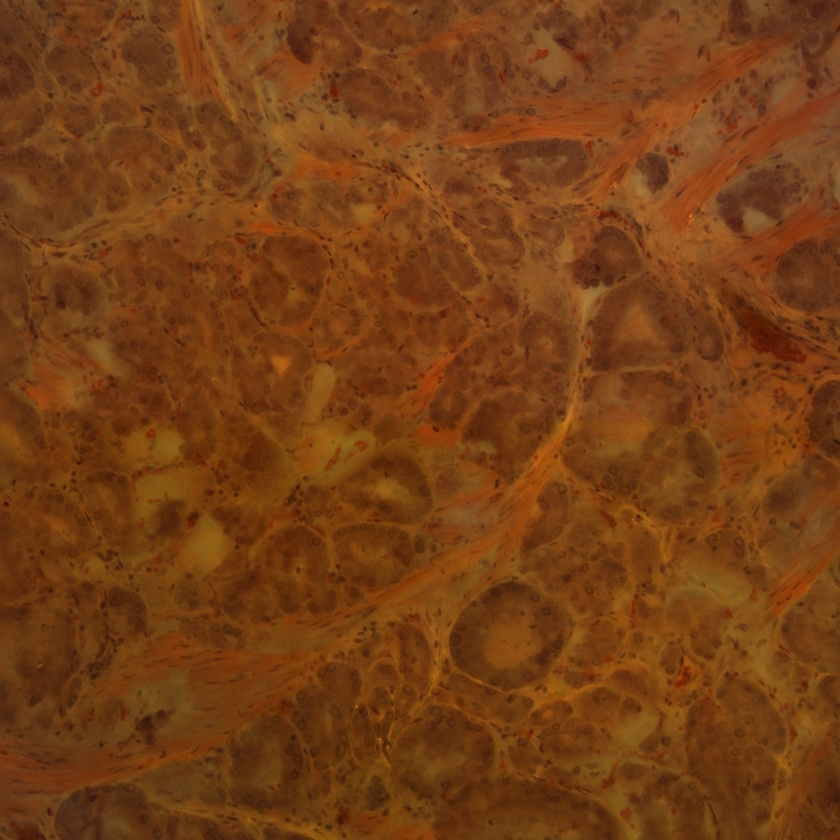
#> input picture Prostate.jpg, 840 x 840 px, shrunk from 2048 x 2048 before the run, found by its file name
$ jupyter execute Gaussian-Wiener.ipynb
#> lines starting #> are read from the running program, lines starting #| are printed output that depends on the picture
[cell 1]
import numpy as np
import cv2
from scipy import signal
from scipy import fftpack
from matplotlib import pyplot as plt

# Pipeline

[cell 2]
def wiener_deconvolution(input_image: np.ndarray, target_image: np.ndarray, noise_level: float = 0.1, kernel_size: int = 15) -> np.ndarray:
    """
    Perform Wiener deconvolution to compute the deblurring kernel.

    Parameters:
    - input_image: np.ndarray - The input (blurry) image.
    - target_image: np.ndarray - The target (sharp) image.
    - noise_level: float - The noise level for regularization (default is 0.1).

    Returns:
    - np.ndarray - The computed deblurring kernel.
    """
   # Compute FFT of input and target images
    input_fft = fftpack.fft2(input_image)
    target_fft = fftpack.fft2(target_image)

    # Estimate the filter in frequency domain
    filter_fft = np.conj(input_fft) * target_fft / (np.abs(input_fft)**2 + noise_level**2)

    # Convert filter back to spatial domain
    kernel = np.real(fftpack.ifft2(filter_fft))

    # Normalize and truncate the kernel
    kernel = kernel / np.sum(kernel)
    kernel = fftpack.fftshift(kernel)
    center = kernel.shape[0] // 2
    kernel = kernel[center - kernel_size // 2:center + kernel_size // 2 + 1,
                    center - kernel_size // 2:center + kernel_size // 2 + 1]

    return kernel

[cell 3]
# Load images
input_image = cv2.imread('Prostate.jpg', cv2.IMREAD_GRAYSCALE)
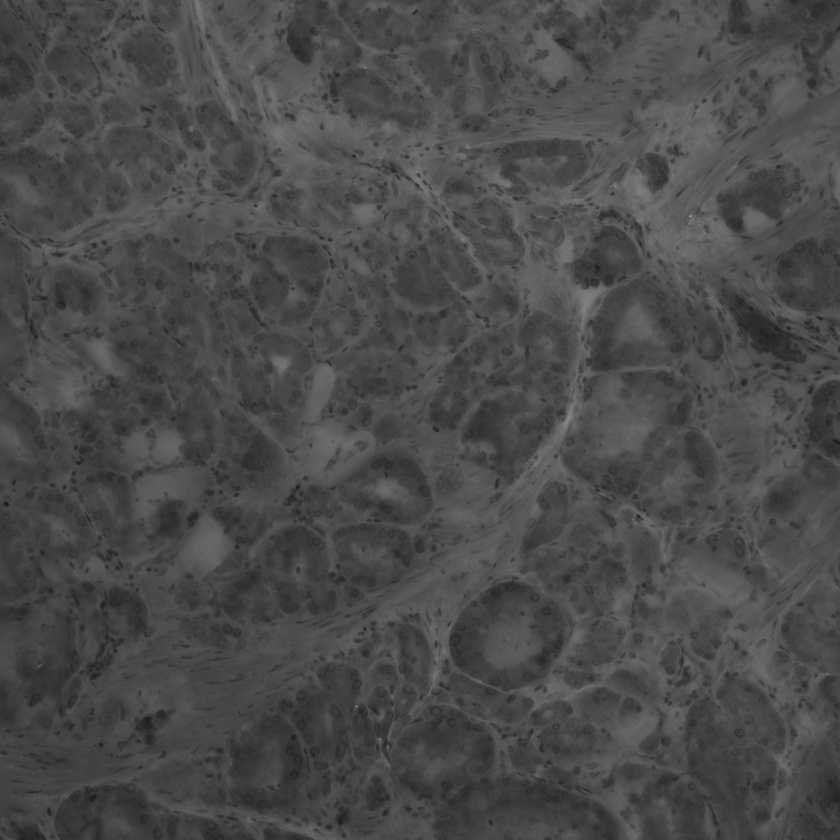
#> input_image: shape (840, 840); min 17, max 172, mean 74.4
target_image = cv2.imread('good.jpg', cv2.IMREAD_GRAYSCALE)
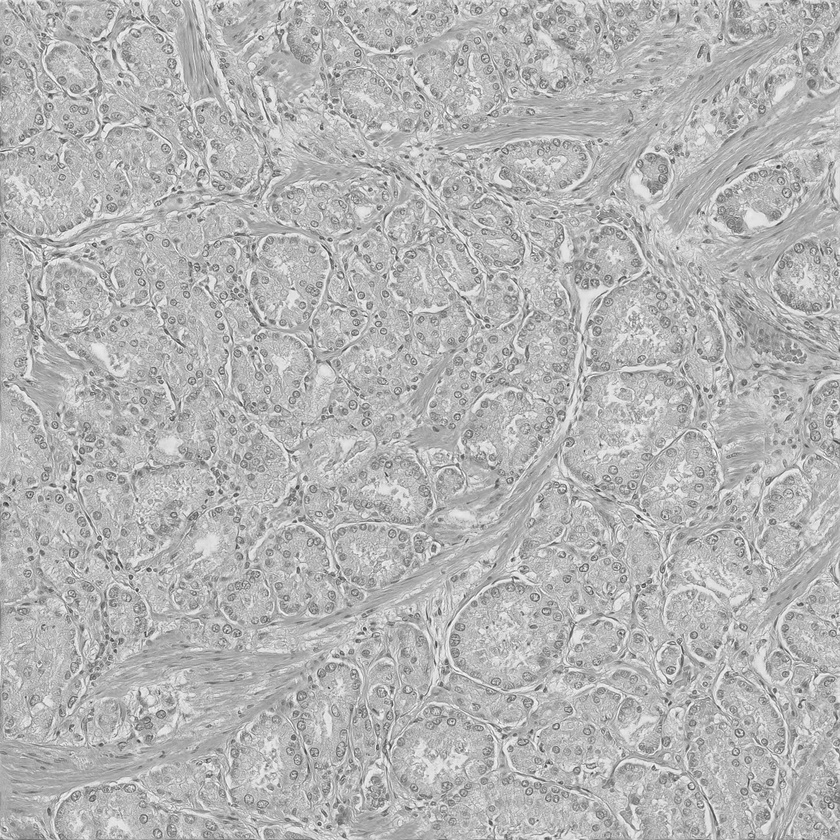
#> input picture good.jpg, 840 x 840 px, shrunk from 2048 x 2048 before the run, found by its file name
#> target_image is the input picture: shape (840, 840); min 38, max 255, mean 180.5
# Compute the kernel using Wiener deconvolution
kernel = wiener_deconvolution(input_image, target_image, noise_level=0.1, kernel_size=15)
#> in wiener_deconvolution, `kernel = np.real(fftpack.ifft2(filter_fft))`:
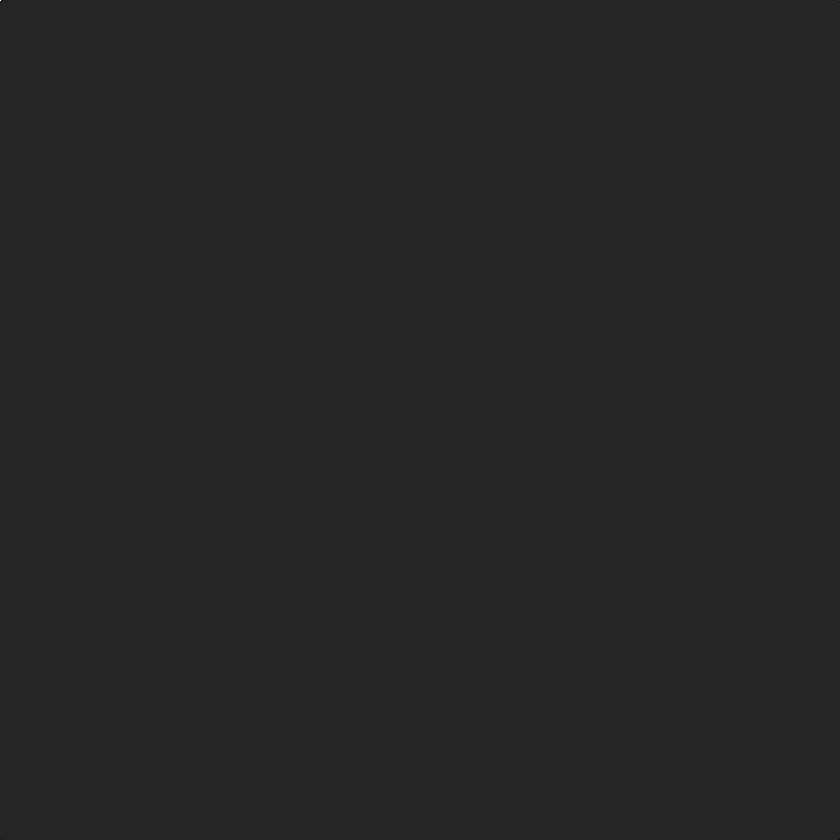
#> kernel: shape (840, 840) float64; min -0.67, max 3.8, mean 3.44e-06; drawn with min black and max white
plt.imshow(kernel, cmap = "gray")
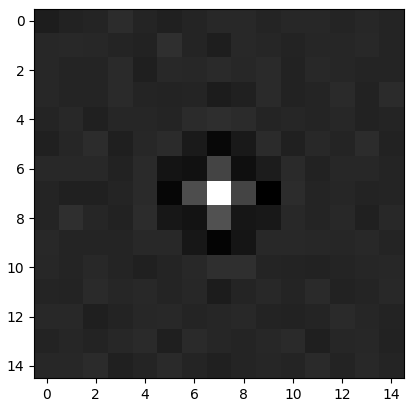
#> figure drawn by matplotlib, 1 panel
